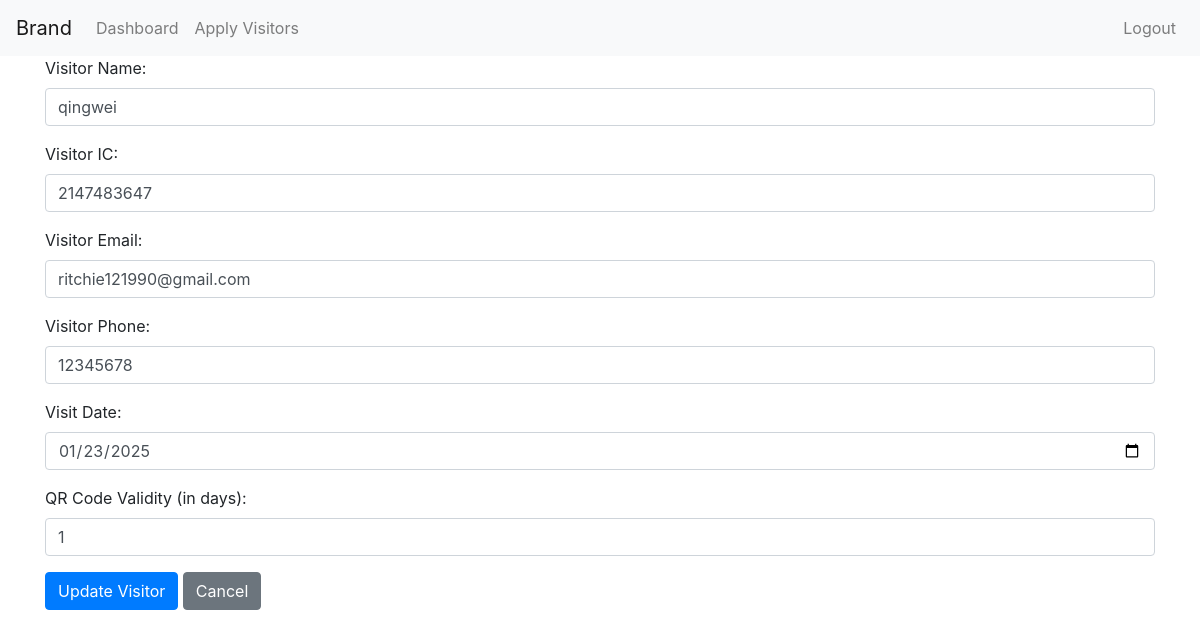
The app's page /owner/update_visitor_date.php?visitor_id=33 with its own data.
### tables this page shows
CREATE TABLE `visitors` (
  `id` int(11) NOT NULL,
  `name` varchar(255) NOT NULL,
  `IC` int(11) DEFAULT NULL,
  `email` varchar(255) DEFAULT NULL,
  `phone` varchar(20) DEFAULT NULL,
  `visitor_code` varchar(255) NOT NULL,
  `qr_code` text DEFAULT NULL,
  `visit_date` date NOT NULL,
  `status` enum('pending','approved','rejected','checked_in') DEFAULT 'pending',
  `owner_id` int(11) DEFAULT NULL,
  `valid_days` int(11) DEFAULT NULL
);

### db.php (called while the page is built, shortened)
<?php
class Database {
    private $conn;
    public function __construct() {
        $server = "localhost";
        $username = "root";
        $password = "";
        $database = "visitor_system";
        $this->conn = mysqli_connect($server, $username, $password, $database);
    }
    public function getConnection() {
        return $this->conn;
    }
}

### VisitorController.php (called while the page is built, shortened)
<?php
include_once "db.php";
class VisitorController{
    private $conn;
    public function __construct() {
        $db = new Database();
        $this->conn = $db->getConnection();
    }
    public function viewQRCode($visitor_id){
        $stmt = $this->conn->prepare("SELECT * FROM visitors WHERE id = ?");
        $stmt->bind_param("i", $visitor_id);
        $stmt->execute();
        $result = $stmt->get_result();
        return $result;
    }
}
?>

### owner/update_visitor_date.php (the view, shortened to what this page needs)
<?php
include_once('../VisitorController.php');
$visitorManagement = new VisitorController();
$visitor_id = $_GET['visitor_id'];
$result = $visitorManagement->viewQRCode($visitor_id);
$row = $result->fetch_assoc();
?>
<?php include('header.php')?>
<html>
    <div class="container">
        <form action="update_visitor_date.php?visitor_id=<?php echo htmlspecialchars($visitor_id); ?>" method="POST">
            <div class="form-group">
                <label for="name">Visitor Name:</label>
                <input type="text" class="form-control" id="name" name="name"
                       value="<?php echo htmlspecialchars($row['name']); ?>" required>
            </div>
            <div class="form-group">
                <label for="IC">Visitor IC:</label>
                <input type="text" class="form-control" id="IC" name="IC"
                       value="<?php echo htmlspecialchars($row['IC']); ?>" required>
            </div>
            <div class="form-group">
                <label for="email">Visitor Email:</label>
                <input type="email" class="form-control" id="email" name="email"
                       value="<?php echo htmlspecialchars($row['email']); ?>" required>
            </div>
            <div class="form-group">
                <label for="phone">Visitor Phone:</label>
                <input type="text" class="form-control" id="phone" name="phone"
                       value="<?php echo htmlspecialchars($row['phone']); ?>" required>
            </div>
            <div class="form-group">
                <label for="visit_date">Visit Date:</label>
                <input type="date" class="form-control" id="visit_date" name="visit_date"
                       value="<?php echo htmlspecialchars($row['visit_date']); ?>"
                       min="<?php echo date('Y-m-d'); ?>" required>
            </div>
            <div class="form-group">
                <label for="valid_days">QR Code Validity (in days):</label>
                <input type="number" class="form-control" id="valid_days" name="valid_days"
                       value="<?php echo htmlspecialchars($row['valid_days']); ?>" required>
            </div>
            <button type="submit" class="btn btn-primary">Update Visitor</button>
            <a href="dashboard.php" class="btn btn-secondary">Cancel</a>
        </form>
    </div>
</html>
<?php include('../footer.php')?>

### records on screen
visitors: name "qingwei", IC "2147483647", email "ritchie121990@gmail.com", phone "12345678", visit_date "01/23/2025", valid_days "1"
